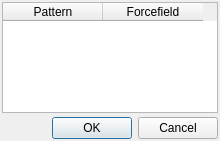
<ui version="4.0" >
 <class>SelectPatternDialog</class>
 <widget class="QDialog" name="SelectPatternDialog" >
  <property name="geometry" >
   <rect>
    <x>0</x>
    <y>0</y>
    <width>220</width>
    <height>141</height>
   </rect>
  </property>
  <property name="windowTitle" >
   <string>Select Pattern</string>
  </property>
  <property name="windowIcon" >
   <iconset resource="icons.qrc" >:/program/icons/aten.png</iconset>
  </property>
  <layout class="QVBoxLayout" >
   <property name="margin" >
    <number>2</number>
   </property>
   <property name="spacing" >
    <number>4</number>
   </property>
   <item>
    <widget class="QTableWidget" name="PatternTable" >
     <property name="editTriggers" >
      <set>QAbstractItemView::NoEditTriggers</set>
     </property>
     <property name="selectionMode" >
      <enum>QAbstractItemView::SingleSelection</enum>
     </property>
     <property name="selectionBehavior" >
      <enum>QAbstractItemView::SelectRows</enum>
     </property>
     <column>
      <property name="text" >
       <string>Pattern</string>
      </property>
     </column>
     <column>
      <property name="text" >
       <string>Forcefield</string>
      </property>
     </column>
    </widget>
   </item>
   <item>
    <widget class="QDialogButtonBox" name="buttonBox" >
     <property name="maximumSize" >
      <size>
       <width>16777215</width>
       <height>30</height>
      </size>
     </property>
     <property name="orientation" >
      <enum>Qt::Horizontal</enum>
     </property>
     <property name="standardButtons" >
      <set>QDialogButtonBox::Cancel|QDialogButtonBox::NoButton|QDialogButtonBox::Ok</set>
     </property>
    </widget>
   </item>
  </layout>
 </widget>
 <resources>
  <include location="icons.qrc" />
 </resources>
 <connections>
  <connection>
   <sender>buttonBox</sender>
   <signal>accepted()</signal>
   <receiver>SelectPatternDialog</receiver>
   <slot>accept()</slot>
   <hints>
    <hint type="sourcelabel" >
     <x>248</x>
     <y>254</y>
    </hint>
    <hint type="destinationlabel" >
     <x>157</x>
     <y>274</y>
    </hint>
   </hints>
  </connection>
  <connection>
   <sender>buttonBox</sender>
   <signal>rejected()</signal>
   <receiver>SelectPatternDialog</receiver>
   <slot>reject()</slot>
   <hints>
    <hint type="sourcelabel" >
     <x>316</x>
     <y>260</y>
    </hint>
    <hint type="destinationlabel" >
     <x>286</x>
     <y>274</y>
    </hint>
   </hints>
  </connection>
 </connections>
</ui>
